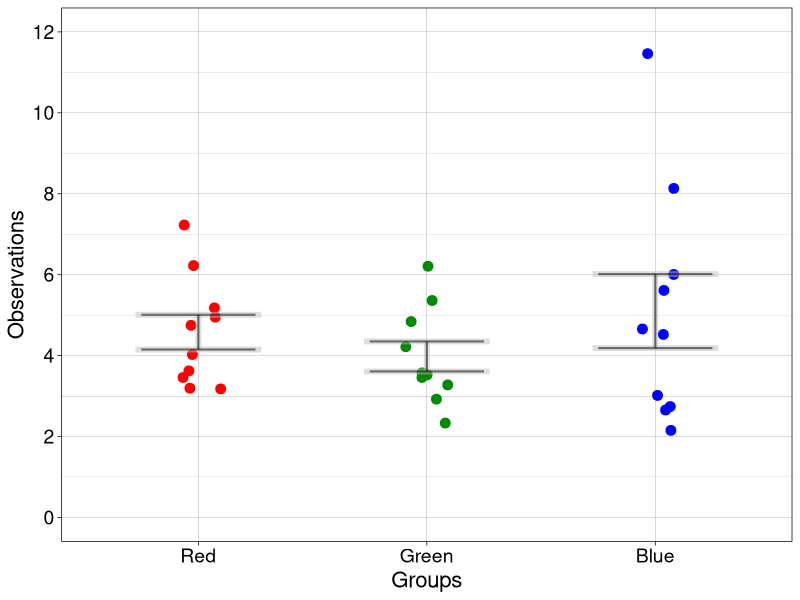
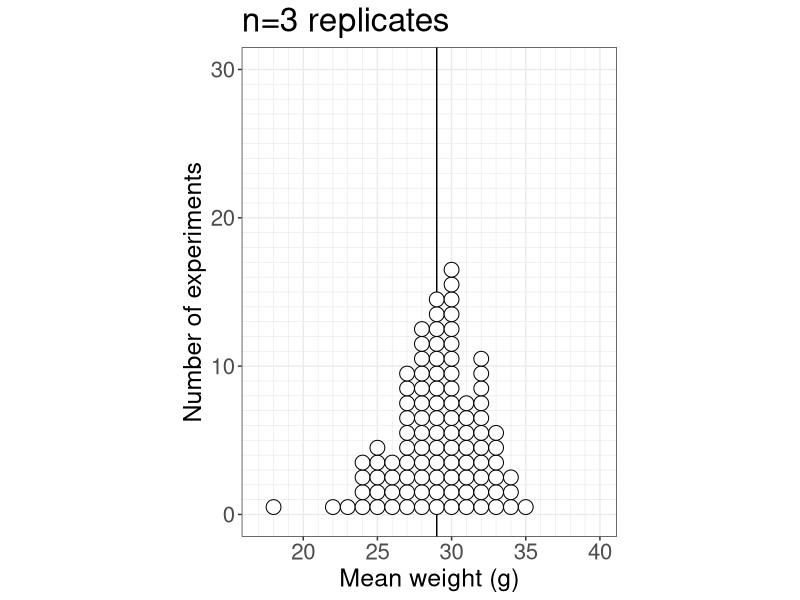

Write R code to recreate these figures, in order.
## ---- chunk 1
knitr::opts_chunk$set(echo = TRUE)
## ---- chunk 2
library(tibble)
library(ggplot2)
## ---- chunk 3
nt <- 5 # number of trials
np <- 10 # number of participants
res_red <- matrix(scan("./data/res1.txt"), nrow=nt, byrow=TRUE)
res_green <- matrix(scan("./data/res2.txt"), nrow=nt, byrow=TRUE)
res_blue <- matrix(scan("./data/res3.txt"), nrow=nt, byrow=TRUE)
## ---- chunk 4
m.red <- apply(res_red, 2, mean) 
m.green <- apply(res_green, 2, mean)
m.blue <- apply(res_blue, 2, mean)
## ---- chunk 5
foo <- median # name of summary statistic
set.seed(1) # reproducible scatterplot
# make data frame
df <- tibble(obs = c(m.red, m.green, m.blue),
             gp = factor(c(rep("Red",np),rep("Green",np),rep("Blue",np)))
             )

# preserve factor order
df$gp <- as.character(df$gp)
df$gp <- factor(df$gp, levels=unique(df$gp))

ggplot(df, aes(gp, obs)) + theme_linedraw() +
  geom_point(aes(colour = gp), size = 3,
             position = position_jitter(width = 0.1)) +
  scale_color_manual(values=c("red", "green4", "blue")) +
  theme(legend.position = "none",
        axis.text = element_text(size = 14),
        axis.title = element_text(size = 16)) +
  labs(x = "Groups", y = "Observations") +   
  coord_cartesian(ylim = c(0, 12)) +
  scale_y_continuous(breaks = seq(0, 12, 2)) +
  geom_errorbar(stat = "summary", 
                fun.y = foo, fun.ymin = foo, fun.ymax = foo, 
                colour = "grey", width = .55, size = 2, alpha = 0.5) +
  geom_errorbar(stat = "summary", 
                fun.y = foo, fun.ymin = foo, fun.ymax = foo, 
                colour = "black", width = .5, size = 0.75, alpha = 0.5)
## ---- chunk 6
n <- 8 # sample size
samp <- 1:n
samp
## ---- chunk 7
set.seed(21) # for reproducible results
sample(samp, size = n, replace = TRUE) # sample with replacement
## ---- chunk 8
sample(samp, size = n, replace = TRUE) # sample with replacement
## ---- chunk 9
sample(samp, size = n, replace = TRUE) # sample with replacement
## ---- chunk 10
set.seed(21) # reproducible example
nboot <- 3
matrix(sample(samp, size = n*nboot, replace = TRUE), nrow = nboot, byrow = TRUE)
## ---- chunk 11
ffpop <- c(17, 17, 18, 19, 19, 21, 21, 22, 22, 22, 22, 23, 23, 23, 24, 24, 24, 24,
           25, 25, 25, 25, 25, 25, 25, 25, 26, 26, 26, 26, 26, 26, 
           27, 27, 27, 27, 28, 28, 28, 28, 28, 28, 29, 29, 29, 29, 29, 29, 29, 29, 
           30, 30, 30, 30, 30, 30, 30, 30, 31, 31, 31, 31, 31, 31, 31,
           32, 32, 32, 32, 33, 33, 33, 33, 33, 33, 33, 33, 33, 34, 34, 34, 34, 34,
           35, 35, 35, 36, 36, 36, 36, 36, 36, 37, 37, 38, 39, 40)
## ---- chunk 12
set.seed(21)
n <- 3 # sample size
nexp <- 100 # number of experiments
# sampling distribution
ffsp <- apply(matrix(sample(ffpop, n*nexp, replace = TRUE), nrow = nexp), 1, mean)

df <- tibble(x = ffsp) # make data frame

ggplot(df, aes(x = x)) + theme_bw() +
  # superimpose population mean
  geom_vline(xintercept = mean(ffpop)) +
  geom_dotplot(binwidth = 1, fill = "white", 
               dotsize = 1, method = "histodot") +
  labs(x = 'Mean weight (g)', y = 'Number of experiments') +
  theme(title = element_text(size = 20),
        axis.title = element_text(size = 18),
        axis.text = element_text(size = 16)) +
  scale_x_continuous(minor_breaks = seq(17, 40), limits = c(17, 40)) +
  scale_y_continuous(minor_breaks = seq(1, 30), limits = c(0, 30)) +
  coord_fixed(ratio = 1) +
  ggtitle(paste0('n=',n,' replicates'))

# save figure
# ggsave(file=paste0('simres_n',n,'.pdf'), width = 6, height = 6)
